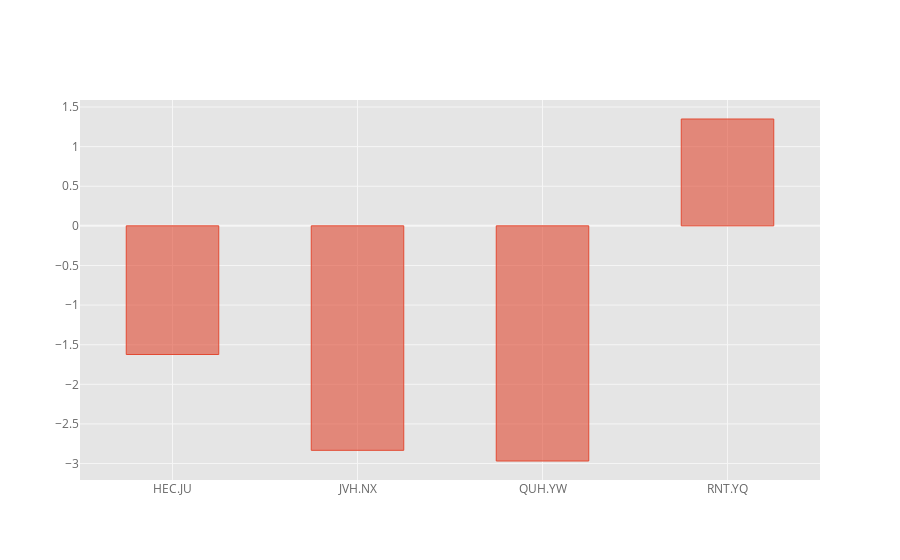

Here is the notebook cell this chart was saved with:
### Markdown cell above
## Bar Plots

### Code cell
df.iloc[3].iplot(kind='bar',bargap=.5)

### Figure 1 — Plotly figure (JSON) as saved in the notebook; plotly's stock layout.template omitted (floating-point values rounded to 4 significant figures)
{"data": [{"marker": {"color": "rgba(226, 74, 51, 0.6)", "line": {"color": "rgba(226, 74, 51, 1.0)", "width": 1}}, "name": "2015-01-04 00:00:00", "orientation": "v", "text": "", "type": "bar", "x": ["HEC.JU", "JVH.NX", "QUH.YW", "RNT.YQ"], "y": [-1.624, -2.833, -2.968, 1.349]}], "layout": {"bargap": 0.5, "legend": {"bgcolor": "#FFFFFF", "font": {"color": "#666666"}}, "paper_bgcolor": "#FFFFFF", "plot_bgcolor": "#E5E5E5", "title": {"font": {"color": "#151516"}, "x": 0.5}, "xaxis": {"gridcolor": "#F6F6F6", "showgrid": true, "tickfont": {"color": "#666666"}, "title": {"font": {"color": "#666666"}, "text": ""}, "zerolinecolor": "#F6F6F6"}, "yaxis": {"gridcolor": "#F6F6F6", "showgrid": true, "tickfont": {"color": "#666666"}, "title": {"font": {"color": "#666666"}, "text": ""}, "zerolinecolor": "#F6F6F6"}}}
